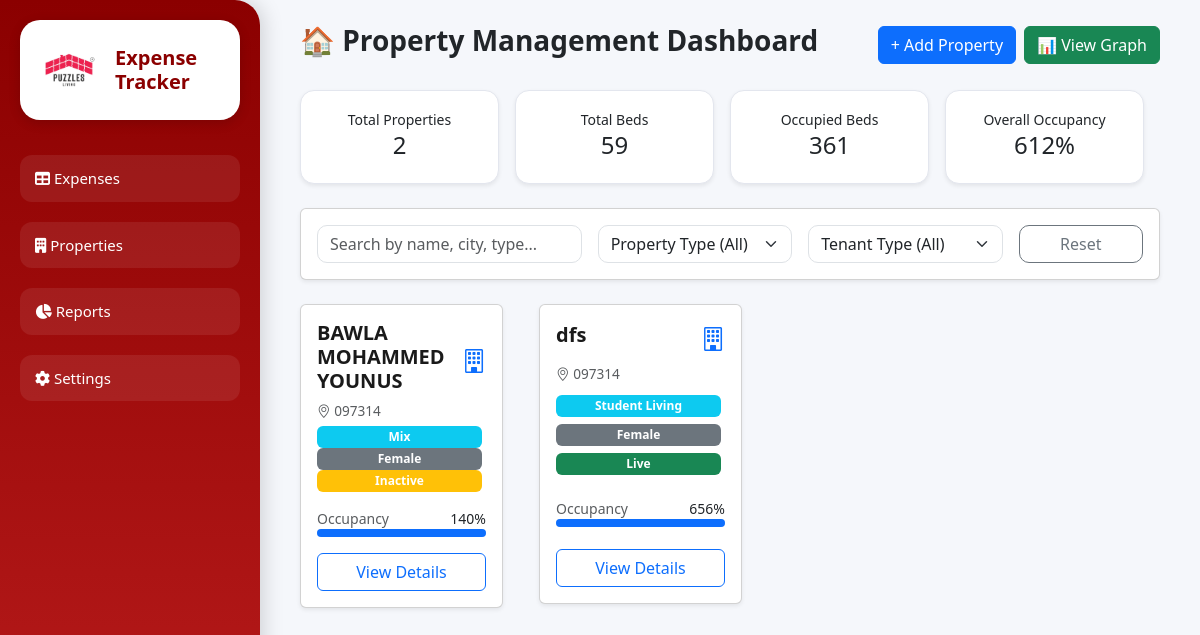
/expenses/properties/, run on the app's committed database.
### expenses/models.py (models this page shows, shortened)
class Property(models.Model):
    PROPERTY_TYPES = (
        ('Student Living', 'Student Living'),
        ('Mix', 'Mix'),
        ('PG', 'PG'),
    )
    TENANT_TYPES = (
        ('Male', 'Male'),
        ('Female', 'Female'),
        ('Any', 'Any'),
    )
    STATUS_CHOICES = (
        ('Live', 'Live'),
        ('Inactive', 'Inactive'),
    )
    name = models.CharField(max_length=200)
    type = models.CharField(max_length=50, choices=PROPERTY_TYPES)
    tenant_type = models.CharField(max_length=20, choices=TENANT_TYPES)
    status = models.CharField(max_length=20, choices=STATUS_CHOICES)
    address = models.TextField()
    city = models.CharField(max_length=100)
    contact = models.CharField(max_length=100, blank=True, null=True)
    total_beds = models.PositiveIntegerField(default=0)
    occupied_beds = models.PositiveIntegerField(default=0)
    rent_per_bed = models.PositiveIntegerField(default=0, blank=True, null=True)
    amenities = models.TextField(blank=True, null=True)
    created_at = models.DateTimeField(auto_now_add=True)
    @property
    def occupancy_percent(self):
        if self.total_beds == 0:
            return 0
        return round((self.occupied_beds / self.total_beds) * 100)

### expenses/views.py (the view)
# urls.py: path('properties/', views.property_list, name='property_list'),
def property_list(request):
    properties = Property.objects.all().order_by('-id')
    return render(request, 'expenses/property_list.html', {
        'properties': properties
    })

### expenses/templates/expenses/property_list.html (shortened to what this page needs)
{% load static %}
<!DOCTYPE html>
<html lang="en">
<head>
    <link rel="stylesheet" href="https://cdn.jsdelivr.net/npm/bootstrap@5.3.3/dist/css/bootstrap.min.css">
    <link rel="stylesheet" href="https://cdn.jsdelivr.net/npm/bootstrap-icons@1.11.3/font/bootstrap-icons.css">
     <link rel="stylesheet" href="https://cdnjs.cloudflare.com/ajax/libs/font-awesome/6.4.0/css/all.min.css">
    <link rel="stylesheet" href="{% static 'expenses/css/sidebar.css' %}">
    <link rel="stylesheet" href="{% static 'expenses/css/property_list.css' %}">
</head>
<body>
{% include 'expenses/sidebar.html' %}
<div class="container py-4 main-content">
<div class="d-flex justify-content-between align-items-center mb-4 flex-wrap gap-2">
    <h3 class="fw-bold">🏠 Property Management Dashboard</h3>
    <div class="d-flex gap-2 flex-wrap">
        <a href="{% url 'add_property' %}" class="btn btn-primary">+ Add Property</a>
        <a href="{% url 'property_graph' %}" class="btn btn-success">
            📊 View Graph
        </a>
    </div>
</div>
    <div class="row g-3 mb-4">
        <div class="col-md-3">
            <div class="summary-card p-3 shadow-sm">
                <small>Total Properties</small>
                <h4 id="sum_total_properties">0</h4>
            </div>
        </div>
        <div class="col-md-3">
            <div class="summary-card p-3 shadow-sm">
                <small>Total Beds</small>
                <h4 id="sum_total_beds">0</h4>
            </div>
        </div>
        <div class="col-md-3">
            <div class="summary-card p-3 shadow-sm">
                <small>Occupied Beds</small>
                <h4 id="sum_total_occupied">0</h4>
            </div>
        </div>
        <div class="col-md-3">
            <div class="summary-card p-3 shadow-sm">
                <small>Overall Occupancy</small>
                <h4 id="sum_occupancy_percent">0%</h4>
            </div>
        </div>
    </div>
    <div class="card p-3 mb-4 shadow-sm">
        <div class="row g-3">
            <div class="col-md-4 col-sm-12">
                <input id="searchBar" class="form-control" placeholder="Search by name, city, type...">
            </div>
            <div class="col-md-3 col-sm-6">
                <select id="filterType" class="form-select">
                    <option value="">Property Type (All)</option>
                </select>
            </div>
            <div class="col-md-3 col-sm-6">
                <select id="filterTenant" class="form-select">
                    <option value="">Tenant Type (All)</option>
                </select>
            </div>
            <div class="col-md-2 col-sm-12">
                <button id="clearFilters" class="btn btn-outline-secondary w-100">Reset</button>
            </div>
        </div>
    </div>
    <div class="row g-3" id="propertyGrid">
        {% for p in properties %}
        <div class="col-sm-6 col-md-4 col-lg-3 property-item"
             data-name="{{ p.name }}"
             data-city="{{ p.city }}"
             data-type="{{ p.type }}"
             data-tenant="{{ p.tenant_type }}"
             data-total="{{ p.total_beds }}"
             data-occ="{{ p.occupied_beds }}"
             data-occpercent="{{ p.occupancy_percent }}">
            <div class="card property-card shadow-sm">
                <div class="card-body">
                    <div class="d-flex justify-content-between align-items-center">
                        <h5 class="card-title">{{ p.name }}</h5>
                        <i class="bi bi-building fs-4 text-primary"></i>
                    </div>
                    <p class="small text-muted mb-1"><i class="bi bi-geo-alt"></i> {{ p.city }}</p>
                    <span class="badge bg-info">{{ p.type }}</span>
                    <span class="badge bg-secondary">{{ p.tenant_type }}</span>
                    <span class="badge {% if p.status == 'Live' %}bg-success{% else %}bg-warning{% endif %}">{{ p.status }}</span>
                    <div class="mt-3">
                        <div class="d-flex justify-content-between">
                            <small class="text-muted">Occupancy</small>
                            <small>{{ p.occupancy_percent }}%</small>
                        </div>
                        <div class="progress occupancy-bar">
                            <div class="progress-bar" style="--w: {{ p.occupancy_percent }}%"></div>
                        </div>
                    </div>
                    <a href="{% url 'property_detail' p.id %}" class="btn btn-outline-primary mt-3 w-100">View Details</a>
                </div>
            </div>
        </div>
        {% empty %}
        <p class="text-center text-muted">No properties found.</p>
        {% endfor %}
    </div>
</div>
</body>
</html>

### static/expenses/css/sidebar.css (style rules this page uses)
.main-content, .content, .page-content, .report-container { margin-left: 260px !important; padding: 40px; }

### static/expenses/css/property_list.css (style rules this page uses)
body { background: #f5f7fb; font-family: 'Segoe UI', Tahoma, Geneva, Verdana, sans-serif; margin: 0; padding: 0; }
.main-content { margin-left: 260px; padding: 20px 40px; max-width: calc(100% - 260px); box-sizing: border-box; }
.d-flex.justify-content-between.align-items-center.mb-4 { flex-wrap: wrap; gap: 10px; }
.summary-card { background: #ffffff; border-radius: 14px; text-align: center; padding: 18px; border: 1px solid #e3e6ee; }
.property-card { display: flex; flex-direction: column; justify-content: space-between; flex: 1 1 300px; min-height: 300px; box-sizing: border-box; }
.property-card .card-body { flex-grow: 1; display: flex; flex-direction: column; justify-content: space-between; }
.card-title { font-weight: 600; color: #1a1a1a; }
.small.text-muted { font-size: 0.85rem; }
.occupancy-bar { height: 8px; border-radius: 10px; overflow: hidden; background: #e9ecef; }
.progress-bar { background: #0d6efd; width: var(--w); }
.badge { margin-right: 4px; font-size: 0.75rem; padding: 5px 8px; border-radius: 6px; }
.form-control, .form-select { border-radius: 10px; max-width: 100%; box-sizing: border-box; }
#clearFilters { border-radius: 10px; width: 100%; }
#propertyGrid { display: flex; flex-wrap: wrap; gap: 20px; justify-content: flex-start; align-items: stretch; }
a.btn-primary { white-space: nowrap; }
.card.p-3.mb-4.shadow-sm, .row.g-3.mb-4 { max-width: 100%; box-sizing: border-box; }

### data on the page
Property: name "BAWLA MOHAMMED YOUNUS", city "097314", type "Mix", tenant_type "Female", status "Inactive", occupancy_percent "140"
Property: name "dfs", city "097314", type "Student Living", tenant_type "Female", status "Live", occupancy_percent "656"
